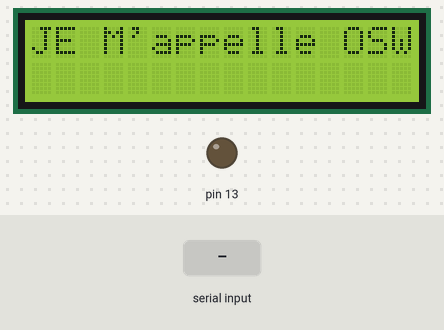
Simulated run of this sketch. Board: Arduino Uno, built with avr-gcc and run on an emulated ATmega328P. Shown: 16×2 character LCD, output pins drawn as LEDs (lit = HIGH). The inputs (shaded band) are chosen by the test bench.

Above: at 1.2 s.
1.3 s: "1" received over Serial
At 2.5 s:
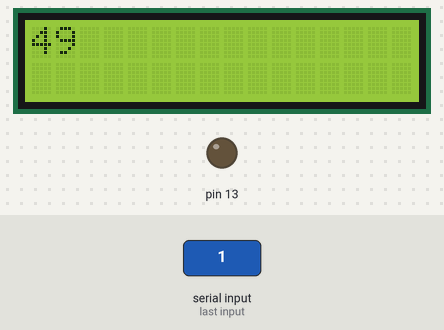
2.8 s: "0" received over Serial
4.3 s: "2" received over Serial
At 5.0 s:
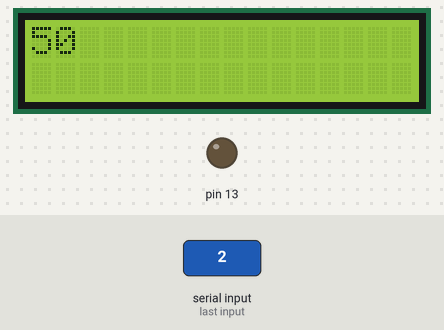
Timing chart, 0 to 7.3 s (numbered marks = the images above; inputs shaded):
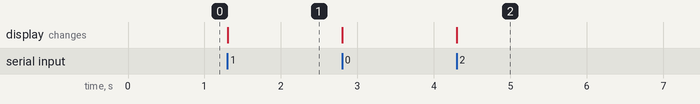

Measured:
- after the input at 1.3 s, the display: changes at once (image 1)
- after the input at 4.3 s, the display: changes at once (image 2)

The sketch:

arduino_mega_lcd_testcode.ino
```cpp
char Incoming_value = 0;

#include <LiquidCrystal.h>
// initialize the library by providing the nuber of pins to it
LiquidCrystal lcd(1,2,4,5,6,7);

void setup() {
lcd.begin(16,2);
pinMode(13,OUTPUT);
// set cursor position to start of first line on the LCD
lcd.setCursor(0,0);
lcd.print("JE M'appelle OSWA !");
Serial.begin(9600);
}
void loop()
{
  if(Serial.available() > 0)
  {
    lcd.clear();
    lcd.print(Serial.read());


  }

}
```
